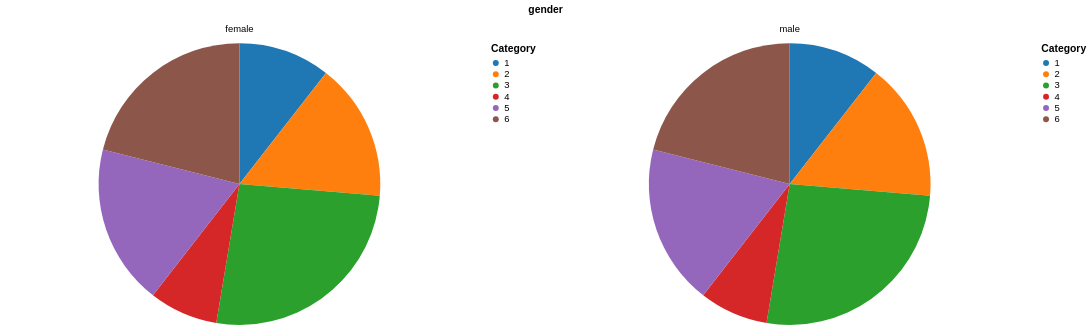

Source (Vega-Lite JSON):
### Vega-Lite specification from a JSON file in a GitHub repository (floating-point values rounded to 4 significant figures)
{"$schema": "https://vega.github.io/schema/vega-lite/v5.json", "description": "A simple pie chart with embedded data.", "width": 500, "height": 300, "resolve": {"scale": {"color": "independent"}}, "data": {"values": [{"category": 1, "value": 4, "gender": "male"}, {"category": 2, "value": 6, "gender": "male"}, {"category": 3, "value": 10, "gender": "male"}, {"category": 4, "value": 3, "gender": "male"}, {"category": 5, "value": 7, "gender": "male"}, {"category": 6, "value": 8, "gender": "male"}, {"category": 1, "value": 4, "gender": "female"}, {"category": 2, "value": 6, "gender": "female"}, {"category": 3, "value": 10, "gender": "female"}, {"category": 4, "value": 3, "gender": "female"}, {"category": 5, "value": 7, "gender": "female"}, {"category": 6, "value": 8, "gender": "female"}]}, "mark": {"type": "arc", "innerRadius": 0, "cornerRadius": 0, "padAngle": 0, "outerRadius": 150, "tooltip": true}, "encoding": {"facet": {"field": "gender", "type": "nominal", "columns": 2, "spacing": 20}, "theta": {"field": "value", "type": "quantitative", "stack": true}, "color": {"field": "category", "type": "nominal", "scale": {"range": ["#1f77b4", "#ff7f0e", "#2ca02c", "#d62728", "#9467bd", "#8c564b", "#e377c2", "#7f7f7f", "#bcbd22", "#17becf"]}, "legend": {"title": "Category", "orient": "right", "symbolType": "circle", "fillColor": "#ffffff", "symbolSize": 40}}}}
